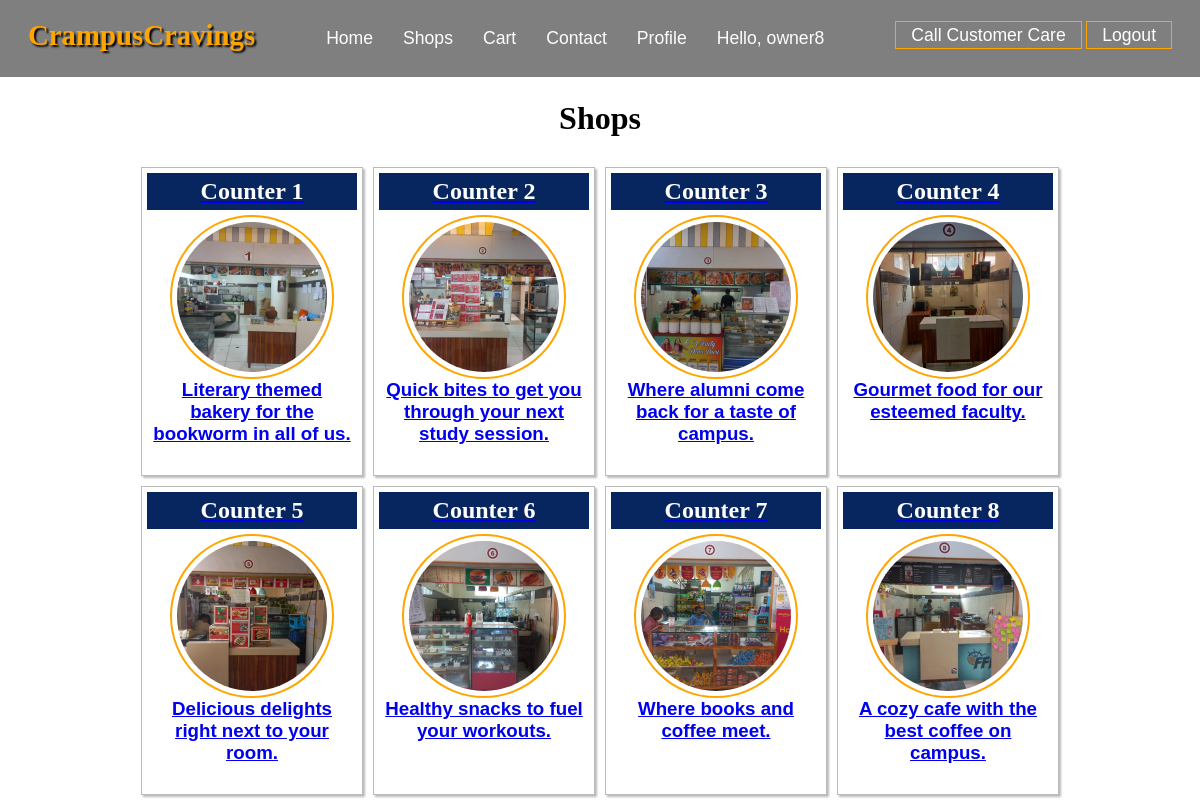
Page /shops/ (signed in) on the committed database.
### core/models.py (models this page shows, shortened)
class Shop(models.Model):
    name = models.CharField(max_length=100)
    owner = models.ForeignKey(User, related_name='owned_shops', on_delete=models.CASCADE)
    location = models.CharField(max_length=100)
    description = models.TextField()
    image = models.URLField(null=True, blank=True)

### core/views.py (the view)
# urls.py: path('shops/', views.ShopListView.as_view(), name='shop_list'),
class ShopListView(ListView):
    model = Shop
    template_name = 'shops/list.html'
    context_object_name = 'shops'
    queryset = Shop.objects.all().order_by("-id")

### templates/shops/list.html (shortened to what this page needs)
{% load static %}
<!DOCTYPE html>
<html lang="en">
<head>
    <link rel="stylesheet" href="{% static 'css/shop.css' %}">
</head>
<body>
<div id="shop">
    {% include 'navbar.html' %}
    <h1 id="section" style="padding-top: 100px">Shops</h1>
    <div id="menu_row">
        {% for shop in shops %}
            <div id="menu_col">
                <a href="{% url 'core:shop_detail' shop.id %}">
                    <h2>{{ shop.name }}</h2>
                    <div class="box">
                        <div id="image">
                            <img src="{{ shop.image }}" alt="{{ shop.name }}" style="height: 100%; width: 100%">
                        </div>
                        <h3>{{ shop.description }}</h3>
                    </div>
                </a>
            </div>
        {% endfor %}
    </div>
</div>
</body>
</html>

### templates/navbar.html (shortened to what this page needs)
{% load static %}
<div id="header">
        <nav id="navbar">
            <h1>CrampusCravings</h1>
            <ul>
                <li><a href="{% url 'core:landing_page' %}">Home</a></li>
                <li><a href="{% url 'core:shop_list' %}">Shops</a></li>
                <li><a href="">Cart</a></li>
                <li><a href="">Contact</a></li>
                <li><a href="">Profile</a></li>
                {% if not user.is_authenticated %}
                    <li><a href="{% url 'core:login' %}">Login</a></li>
                {% else %}
                    <li><a>Hello, {{ user.username }}</a></li>
                {% endif %}
            </ul>
            <div id="phone">
                <a href="tel:+91-7814064545">Call Customer Care</a>
                <a href="{% url 'core:logout' %}">Logout</a>
            </div>
        </nav>
</div>

### static/css/shop.css (style rules this page uses)
#section { padding: 25px 0 25px 0; text-align: center; font-size: 2rem; font-family: verdana; }
#menu_row { display: flex; flex-wrap: wrap; justify-content: center; padding: 0 100px; }
#menu_col { box-shadow: 2px 2px 2px #bbb; border: 1px solid #bbb; background-color: #FFFFFF; margin: 5px; padding: 5px; }
#menu_col h2 { background-color: #07255F; color: #FFFFFF; text-align: center; padding: 5px; font-family: cursive; }
#image { width: 150px; height: 150px; border-radius: 50%; padding: 5px; border: 2px solid orange; }
#image img { width: 50%; height: 50%; border-radius: 50%; object-fit: cover; }
.box { display: flex; flex-direction: column; align-items: center; text-align: center; margin: 5px; width: 200px; height: 250px; }
* { margin: 0; padding: 0; }
html { font-size: 100%; scroll-behavior: smooth; }
body { font-family: 'Poppins', sans-serif; overflow-x: hidden; }
#header { position: fixed; top: 0; width: 100vw; height: 70px; line-height: 70px; z-index: 1000; }
#navbar { display: flex; justify-content: space-around; background: rgb(0, 0, 0, 0.5); }
#navbar h1 { color: orange; font-size: 1.8rem; text-shadow: 2px 2px 2px #000; font-family: cursive; }
#navbar ul { display: flex; }
#navbar ul li { list-style: none; padding: 3px 15px 3px 15px; }
#navbar ul li a { text-decoration: none; color: #FFFCFC; font-size: 1.1rem; }
#phone a { text-decoration: none; color: #FFFFFF; font-size: 1.1rem; padding: 3px 15px 3px 15px; border: 1px solid orange; }

### rows in the picture
Shop: name "Counter 1", image (picture), description "Literary themed bakery for the bookworm in all of us."
Shop: name "Counter 2", image (picture), description "Quick bites to get you through your next study session."
Shop: name "Counter 3", image (picture), description "Where alumni come back for a taste of campus."
Shop: name "Counter 4", image (picture), description "Gourmet food for our esteemed faculty."
Shop: name "Counter 5", image (picture), description "Delicious delights right next to your room."
Shop: name "Counter 6", image (picture), description "Healthy snacks to fuel your workouts."
Shop: name "Counter 7", image (picture), description "Where books and coffee meet."
Shop: name "Counter 8", image (picture), description "A cozy cafe with the best coffee on campus."

### other values in the picture
{{ user.username }} "owner8"
